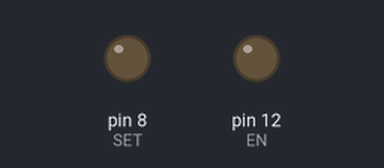
The sketch below on a simulated Arduino Uno, built with avr-gcc and run on an emulated ATmega328P. Parts: output pins drawn as LEDs (lit = HIGH). Pins used as bus, display or sensor lines are not drawn; what the sketch prints to the serial monitor is not drawn.

Above: at 0.1 s.
At 5.9 s:
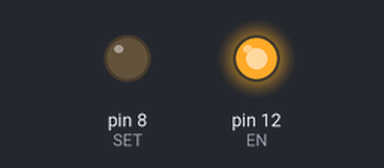
At 7.3 s:
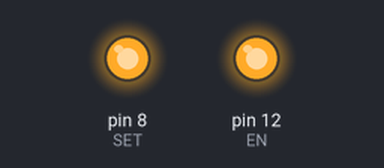
Timing chart, 0 to 8.8 s (numbered marks = the images above):
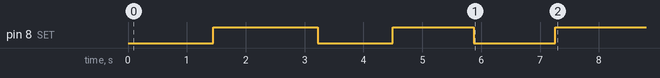

The sketch:

CONFIGURACION_APC220_447900.ino
```cpp
/*
 * ========================================================================
 * PROGRAMA CONFIGURACIÓN APC220
 * ========================================================================
 *
 * Autor: IES Diego Velázquez - CanSat 2026
 * Fuente base: https://github.com/inopya/APC220_Transceiver
 *
 * FUNCIÓN: Configurar módulo APC220 directamente desde Arduino UNO
 *
 * CONEXIÓN ARDUINO → APC220:
 *   GND  →  GND
 *   D13  →  VCC
 *   D12  →  EN
 *   D11  →  RXD
 *   D10  →  TXD
 *   D9   →  AUX
 *   D8   →  SET
 *
 * CONFIGURACIÓN APLICADA:
 *   Frecuencia : 447.9 MHz
 *   Velocidad RF: 9600 bps
 *   Potencia   : 9 (máxima)
 *   Puerto serie: 9600 bps
 *   Paridad    : Sin paridad
 *
 * PARÁMETROS FORMATO "WR AAAAAA B C D E":
 *   AAAAAA = Frecuencia en KHz (418000–455000)
 *   B = Velocidad RF: 1(2400) 2(4800) 3(9600) 4(19200)
 *   C = Potencia emisión: 0–9 (9=máxima)
 *   D = Velocidad serie: 0(1200) 1(2400) 2(4800) 3(9600) 4(19200) 5(38400) 6(57600)
 *   E = Paridad: 0(sin) 1(par) 2(impar)
 *
 * ⚠️  IMPORTANTE: Usar Arduino UNO, NO el Nano 33 BLE
 * ⚠️  AMBOS módulos APC220 deben tener la MISMA configuración
 * ========================================================================
 */

#include <SoftwareSerial.h>

// ── Pines ────────────────────────────────────────────────────────────────
#define SET      8
#define AUX      9
#define TXD     11
#define RXD     10
#define EN      12
#define VCC     13

// ── Configuración a grabar ───────────────────────────────────────────────
#define FRECUENCIA "447900"   // 447.9 MHz
#define CONFIG_STRING "WR 447900 3 9 3 0"

// ── Puerto serie software ────────────────────────────────────────────────
SoftwareSerial APCport(RXD, TXD);

// ────────────────────────────────────────────────────────────────────────
void setup()
{
  Serial.begin(9600);
  delay(1000);

  Serial.println();
  Serial.println("╔════════════════════════════════════════╗");
  Serial.println("║   Configuración APC220 - CanSat 2026  ║");
  Serial.println("║   Frecuencia : 447.9 MHz              ║");
  Serial.println("║   Vel. RF    : 9600 bps               ║");
  Serial.println("║   Potencia   : 9 (MAX)                ║");
  Serial.println("║   Puerto serie: 9600 bps              ║");
  Serial.println("╚════════════════════════════════════════╝");
  Serial.println();

  // Inicializar pines
  pinMode(SET, OUTPUT);
  pinMode(AUX, INPUT);
  pinMode(EN,  OUTPUT);
  pinMode(VCC, OUTPUT);

  // Encender APC220
  digitalWrite(VCC, HIGH);
  digitalWrite(EN,  HIGH);
  digitalWrite(SET, HIGH);
  delay(1000);

  // Inicializar puerto serie software
  APCport.begin(9600);
  delay(500);

  // PASO 1: Escribir configuración
  Serial.println("═══════════════════════════════════════════");
  Serial.println("PASO 1: ESCRIBIENDO CONFIGURACIÓN...");
  Serial.println("═══════════════════════════════════════════");
  write_config();
  delay(1000);

  // PASO 2: Leer y verificar
  Serial.println();
  Serial.println("═══════════════════════════════════════════");
  Serial.println("PASO 2: VERIFICANDO CONFIGURACIÓN...");
  Serial.println("═══════════════════════════════════════════");
  read_config();

  Serial.println();
  Serial.println("═══════════════════════════════════════════");
  Serial.println("✅ PROCESO COMPLETADO");
  Serial.println("   Verifica que aparezca: PARAM 447900 3 9 3 0");
  Serial.println("   Si es correcto → repite con el segundo APC220");
  Serial.println("═══════════════════════════════════════════");
}

void loop()
{
  // Nada — configuración es un proceso de una sola vez
}

// ── Escribir configuración ───────────────────────────────────────────────
void write_config()
{
  Serial.print("Enviando: ");
  Serial.println(CONFIG_STRING);

  digitalWrite(SET, LOW);       // Modo configuración
  delay(50);

  APCport.print(CONFIG_STRING);
  APCport.write(0x0D);          // CR
  APCport.write(0x0A);          // LF
  delay(200);

  // Leer respuesta del APC220
  String respuesta = "";
  unsigned long t = millis();
  while (millis() - t < 1000) {
    if (APCport.available()) {
      respuesta += (char)APCport.read();
    }
  }

  if (respuesta.length() > 0) {
    Serial.print("Respuesta APC220: ");
    Serial.println(respuesta);
  } else {
    Serial.println("⚠️  Sin respuesta (normal en algunos módulos)");
  }

  digitalWrite(SET, HIGH);      // Volver a modo normal
  delay(100);
}

// ── Leer configuración actual ────────────────────────────────────────────
void read_config()
{
  Serial.println("Leyendo configuración actual...");

  digitalWrite(SET, LOW);       // Modo configuración
  delay(50);

  APCport.print("RD");
  APCport.write(0x0D);
  APCport.write(0x0A);
  delay(300);

  String respuesta = "";
  unsigned long t = millis();
  while (millis() - t < 1000) {
    if (APCport.available()) {
      respuesta += (char)APCport.read();
    }
  }

  if (respuesta.length() > 0) {
    Serial.print("Configuración leída: ");
    Serial.println(respuesta);

    // Verificar frecuencia
    if (respuesta.indexOf(FRECUENCIA) >= 0) {
      Serial.println("✅ Frecuencia 447900 confirmada correctamente");
    } else {
      Serial.println("❌ Frecuencia NO coincide — repite el proceso");
    }
  } else {
    Serial.println("⚠️  Sin respuesta al leer");
    Serial.println("   Prueba a intercambiar los cables RXD/TXD (pines 10 y 11)");
  }

  digitalWrite(SET, HIGH);      // Volver a modo normal
}
```
